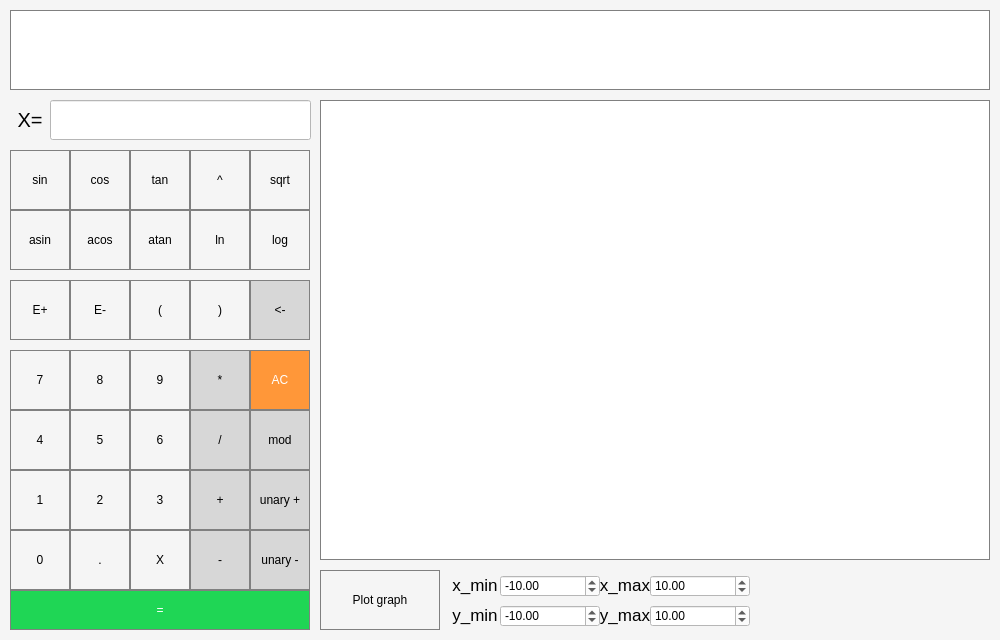
<?xml version="1.0" encoding="UTF-8"?>
<ui version="4.0">
 <class>scn::View</class>
 <widget class="QMainWindow" name="scn::View">
  <property name="geometry">
   <rect>
    <x>0</x>
    <y>0</y>
    <width>1000</width>
    <height>640</height>
   </rect>
  </property>
  <property name="windowTitle">
   <string>Scientific calculator V1.0</string>
  </property>
  <property name="styleSheet">
   <string notr="true">   background-color: rgb(245, 245, 245);
</string>
  </property>
  <widget class="QWidget" name="centralwidget">
   <property name="enabled">
    <bool>true</bool>
   </property>
   <widget class="QPushButton" name="pushButton_3">
    <property name="geometry">
     <rect>
      <x>130</x>
      <y>470</y>
      <width>60</width>
      <height>60</height>
     </rect>
    </property>
    <property name="styleSheet">
     <string notr="true">QPushButton {
   background-color: rgb(245, 245, 245);
   border: 1px solid gray;
}
QPushButton:pressed {
    background-color: qlineargradient(x1: 0, y1: 0, x2: 0, y2: 1,
                                      stop: 0 #dadbde, stop: 1 #f6f7fa);
}</string>
    </property>
    <property name="text">
     <string>3</string>
    </property>
   </widget>
   <widget class="QLabel" name="y_max_label">
    <property name="geometry">
     <rect>
      <x>600</x>
      <y>605</y>
      <width>50</width>
      <height>20</height>
     </rect>
    </property>
    <property name="font">
     <font>
      <pointsize>13</pointsize>
     </font>
    </property>
    <property name="text">
     <string>y_max</string>
    </property>
    <property name="scaledContents">
     <bool>false</bool>
    </property>
    <property name="alignment">
     <set>Qt::AlignCenter</set>
    </property>
   </widget>
   <widget class="QCustomPlot" name="graph" native="true">
    <property name="geometry">
     <rect>
      <x>320</x>
      <y>100</y>
      <width>670</width>
      <height>460</height>
     </rect>
    </property>
    <property name="styleSheet">
     <string notr="true">border: 1px solid grey;
background-color: rgb(255, 255, 255);</string>
    </property>
   </widget>
   <widget class="QPushButton" name="pushButton_dot">
    <property name="geometry">
     <rect>
      <x>70</x>
      <y>530</y>
      <width>60</width>
      <height>60</height>
     </rect>
    </property>
    <property name="styleSheet">
     <string notr="true">QPushButton {
   background-color: rgb(245, 245, 245);
   border: 1px solid gray;
}
QPushButton:pressed {
    background-color: qlineargradient(x1: 0, y1: 0, x2: 0, y2: 1,
                                      stop: 0 #dadbde, stop: 1 #f6f7fa);
}</string>
    </property>
    <property name="text">
     <string>.</string>
    </property>
   </widget>
   <widget class="QPushButton" name="pushButton_0">
    <property name="geometry">
     <rect>
      <x>10</x>
      <y>530</y>
      <width>60</width>
      <height>60</height>
     </rect>
    </property>
    <property name="styleSheet">
     <string notr="true">QPushButton {
   background-color: rgb(245, 245, 245);
   border: 1px solid gray;
}
QPushButton:pressed {
    background-color: qlineargradient(x1: 0, y1: 0, x2: 0, y2: 1,
                                      stop: 0 #dadbde, stop: 1 #f6f7fa);
}</string>
    </property>
    <property name="text">
     <string>0</string>
    </property>
   </widget>
   <widget class="QLineEdit" name="x_value">
    <property name="geometry">
     <rect>
      <x>50</x>
      <y>100</y>
      <width>261</width>
      <height>40</height>
     </rect>
    </property>
    <property name="styleSheet">
     <string notr="true">   background-color: rgb(255, 255, 255);
</string>
    </property>
    <property name="text">
     <string/>
    </property>
   </widget>
   <widget class="QPushButton" name="pushButton_ac">
    <property name="geometry">
     <rect>
      <x>250</x>
      <y>350</y>
      <width>60</width>
      <height>60</height>
     </rect>
    </property>
    <property name="styleSheet">
     <string notr="true">QPushButton {
  background-color: rgb(255, 151, 57);
  color: white; 
  border: 1px solid gray;
}

QPushButton:pressed {
    background-color: qlineargradient(x1: 0, y1: 0, x2: 0, y2: 1,
                                      stop: 0 #FF7832, stop: 1 #FF9739);
}</string>
    </property>
    <property name="text">
     <string>AC</string>
    </property>
   </widget>
   <widget class="QPushButton" name="pushButton_sqrt">
    <property name="geometry">
     <rect>
      <x>250</x>
      <y>150</y>
      <width>60</width>
      <height>60</height>
     </rect>
    </property>
    <property name="styleSheet">
     <string notr="true">QPushButton {
   background-color: rgb(245, 245, 245);
   border: 1px solid gray;
}
QPushButton:pressed {
    background-color: qlineargradient(x1: 0, y1: 0, x2: 0, y2: 1,
                                      stop: 0 #dadbde, stop: 1 #f6f7fa);
}</string>
    </property>
    <property name="text">
     <string>sqrt</string>
    </property>
   </widget>
   <widget class="QPushButton" name="pushButton_minus">
    <property name="geometry">
     <rect>
      <x>190</x>
      <y>530</y>
      <width>60</width>
      <height>60</height>
     </rect>
    </property>
    <property name="styleSheet">
     <string notr="true">QPushButton {
  background-color: rgb(215, 215, 215);
  border: 1px solid gray;
}
QPushButton:pressed {
    background-color: qlineargradient(x1: 0, y1: 0, x2: 0, y2: 1,
                                      stop: 0 #BEBEBE, stop: 1 #D7D7D7);
}</string>
    </property>
    <property name="text">
     <string>-</string>
    </property>
   </widget>
   <widget class="QPushButton" name="pushButton_atan">
    <property name="geometry">
     <rect>
      <x>130</x>
      <y>210</y>
      <width>60</width>
      <height>60</height>
     </rect>
    </property>
    <property name="styleSheet">
     <string notr="true">QPushButton {
   background-color: rgb(245, 245, 245);
   border: 1px solid gray;
}
QPushButton:pressed {
    background-color: qlineargradient(x1: 0, y1: 0, x2: 0, y2: 1,
                                      stop: 0 #dadbde, stop: 1 #f6f7fa);
}</string>
    </property>
    <property name="text">
     <string>atan</string>
    </property>
   </widget>
   <widget class="QPushButton" name="pushButton_e_plus">
    <property name="geometry">
     <rect>
      <x>10</x>
      <y>280</y>
      <width>60</width>
      <height>60</height>
     </rect>
    </property>
    <property name="styleSheet">
     <string notr="true">QPushButton {
   background-color: rgb(245, 245, 245);
   border: 1px solid gray;
}
QPushButton:pressed {
    background-color: qlineargradient(x1: 0, y1: 0, x2: 0, y2: 1,
                                      stop: 0 #dadbde, stop: 1 #f6f7fa);
}</string>
    </property>
    <property name="text">
     <string>E+</string>
    </property>
   </widget>
   <widget class="QPushButton" name="pushButton_div">
    <property name="geometry">
     <rect>
      <x>190</x>
      <y>410</y>
      <width>60</width>
      <height>60</height>
     </rect>
    </property>
    <property name="styleSheet">
     <string notr="true">QPushButton {
  background-color: rgb(215, 215, 215);
  border: 1px solid gray;
}
QPushButton:pressed {
    background-color: qlineargradient(x1: 0, y1: 0, x2: 0, y2: 1,
                                      stop: 0 #BEBEBE, stop: 1 #D7D7D7);
}</string>
    </property>
    <property name="text">
     <string>/</string>
    </property>
   </widget>
   <widget class="QPushButton" name="pushButton_plus">
    <property name="geometry">
     <rect>
      <x>190</x>
      <y>470</y>
      <width>60</width>
      <height>60</height>
     </rect>
    </property>
    <property name="styleSheet">
     <string notr="true">QPushButton {
  background-color: rgb(215, 215, 215);
  border: 1px solid gray;
}
QPushButton:pressed {
    background-color: qlineargradient(x1: 0, y1: 0, x2: 0, y2: 1,
                                      stop: 0 #BEBEBE, stop: 1 #D7D7D7);
}</string>
    </property>
    <property name="text">
     <string>+</string>
    </property>
   </widget>
   <widget class="QPushButton" name="pushButton_8">
    <property name="geometry">
     <rect>
      <x>70</x>
      <y>350</y>
      <width>60</width>
      <height>60</height>
     </rect>
    </property>
    <property name="styleSheet">
     <string notr="true">QPushButton {
   background-color: rgb(245, 245, 245);
   border: 1px solid gray;
}
QPushButton:pressed {
    background-color: qlineargradient(x1: 0, y1: 0, x2: 0, y2: 1,
                                      stop: 0 #dadbde, stop: 1 #f6f7fa);
}</string>
    </property>
    <property name="text">
     <string>8</string>
    </property>
   </widget>
   <widget class="QPushButton" name="pushButton_e_minus">
    <property name="geometry">
     <rect>
      <x>70</x>
      <y>280</y>
      <width>60</width>
      <height>60</height>
     </rect>
    </property>
    <property name="styleSheet">
     <string notr="true">QPushButton {
   background-color: rgb(245, 245, 245);
   border: 1px solid gray;
}
QPushButton:pressed {
    background-color: qlineargradient(x1: 0, y1: 0, x2: 0, y2: 1,
                                      stop: 0 #dadbde, stop: 1 #f6f7fa);
}</string>
    </property>
    <property name="text">
     <string>E-</string>
    </property>
   </widget>
   <widget class="QPushButton" name="pushButton_sin">
    <property name="geometry">
     <rect>
      <x>10</x>
      <y>150</y>
      <width>60</width>
      <height>60</height>
     </rect>
    </property>
    <property name="styleSheet">
     <string notr="true">QPushButton {
   background-color: rgb(245, 245, 245);
   border: 1px solid gray;
}
QPushButton:pressed {
    background-color: qlineargradient(x1: 0, y1: 0, x2: 0, y2: 1,
                                      stop: 0 #dadbde, stop: 1 #f6f7fa);
}</string>
    </property>
    <property name="text">
     <string>sin</string>
    </property>
   </widget>
   <widget class="QPushButton" name="pushButton_acos">
    <property name="geometry">
     <rect>
      <x>70</x>
      <y>210</y>
      <width>60</width>
      <height>60</height>
     </rect>
    </property>
    <property name="styleSheet">
     <string notr="true">QPushButton {
   background-color: rgb(245, 245, 245);
   border: 1px solid gray;
}
QPushButton:pressed {
    background-color: qlineargradient(x1: 0, y1: 0, x2: 0, y2: 1,
                                      stop: 0 #dadbde, stop: 1 #f6f7fa);
}</string>
    </property>
    <property name="text">
     <string>acos</string>
    </property>
   </widget>
   <widget class="QPushButton" name="pushButton_tan">
    <property name="geometry">
     <rect>
      <x>130</x>
      <y>150</y>
      <width>60</width>
      <height>60</height>
     </rect>
    </property>
    <property name="styleSheet">
     <string notr="true">QPushButton {
   background-color: rgb(245, 245, 245);
   border: 1px solid gray;
}
QPushButton:pressed {
    background-color: qlineargradient(x1: 0, y1: 0, x2: 0, y2: 1,
                                      stop: 0 #dadbde, stop: 1 #f6f7fa);
}</string>
    </property>
    <property name="text">
     <string>tan</string>
    </property>
   </widget>
   <widget class="QPushButton" name="pushButton_asin">
    <property name="geometry">
     <rect>
      <x>10</x>
      <y>210</y>
      <width>60</width>
      <height>60</height>
     </rect>
    </property>
    <property name="styleSheet">
     <string notr="true">QPushButton {
   background-color: rgb(245, 245, 245);
   border: 1px solid gray;
}
QPushButton:pressed {
    background-color: qlineargradient(x1: 0, y1: 0, x2: 0, y2: 1,
                                      stop: 0 #dadbde, stop: 1 #f6f7fa);
}</string>
    </property>
    <property name="text">
     <string>asin</string>
    </property>
   </widget>
   <widget class="QPushButton" name="pushButton_equal">
    <property name="geometry">
     <rect>
      <x>10</x>
      <y>590</y>
      <width>300</width>
      <height>40</height>
     </rect>
    </property>
    <property name="styleSheet">
     <string notr="true">QPushButton {
  background-color: #1fd655;
  color: white; 
  border: 1px solid gray;
}

QPushButton:pressed {
    background-color: qlineargradient(x1: 0, y1: 0, x2: 0, y2: 1,
                                      stop: 0 #00ab41, stop: 1 #00c04b);
}</string>
    </property>
    <property name="text">
     <string>=</string>
    </property>
   </widget>
   <widget class="QPushButton" name="pushButton_6">
    <property name="geometry">
     <rect>
      <x>130</x>
      <y>410</y>
      <width>60</width>
      <height>60</height>
     </rect>
    </property>
    <property name="styleSheet">
     <string notr="true">QPushButton {
   background-color: rgb(245, 245, 245);
   border: 1px solid gray;
}
QPushButton:pressed {
    background-color: qlineargradient(x1: 0, y1: 0, x2: 0, y2: 1,
                                      stop: 0 #dadbde, stop: 1 #f6f7fa);
}</string>
    </property>
    <property name="text">
     <string>6</string>
    </property>
   </widget>
   <widget class="QPushButton" name="pushButton_open_bracket">
    <property name="geometry">
     <rect>
      <x>130</x>
      <y>280</y>
      <width>60</width>
      <height>60</height>
     </rect>
    </property>
    <property name="styleSheet">
     <string notr="true">QPushButton {
   background-color: rgb(245, 245, 245);
   border: 1px solid gray;
}
QPushButton:pressed {
    background-color: qlineargradient(x1: 0, y1: 0, x2: 0, y2: 1,
                                      stop: 0 #dadbde, stop: 1 #f6f7fa);
}</string>
    </property>
    <property name="text">
     <string>(</string>
    </property>
   </widget>
   <widget class="QPushButton" name="pushButton_u_plus">
    <property name="geometry">
     <rect>
      <x>250</x>
      <y>470</y>
      <width>60</width>
      <height>60</height>
     </rect>
    </property>
    <property name="styleSheet">
     <string notr="true">QPushButton {
   background-color: rgb(215, 215, 215);
   border: 1px solid gray;
}
QPushButton:pressed {
    background-color: qlineargradient(x1: 0, y1: 0, x2: 0, y2: 1,
                                      stop: 0 #dadbde, stop: 1 #f6f7fa);
}</string>
    </property>
    <property name="text">
     <string>unary +</string>
    </property>
   </widget>
   <widget class="QLabel" name="result_label">
    <property name="geometry">
     <rect>
      <x>10</x>
      <y>50</y>
      <width>980</width>
      <height>40</height>
     </rect>
    </property>
    <property name="autoFillBackground">
     <bool>false</bool>
    </property>
    <property name="styleSheet">
     <string notr="true">border-top: 0px solid grey; 
border-bottom: 1px solid grey; 
border-left: 1px solid grey; 
border-right: 1px solid grey; 
background: white;
qproperty-alignment: 'AlignVCenter | AlignRight';
</string>
    </property>
    <property name="frameShape">
     <enum>QFrame::Box</enum>
    </property>
    <property name="frameShadow">
     <enum>QFrame::Plain</enum>
    </property>
    <property name="text">
     <string/>
    </property>
   </widget>
   <widget class="QPushButton" name="pushButton_log">
    <property name="geometry">
     <rect>
      <x>250</x>
      <y>210</y>
      <width>60</width>
      <height>60</height>
     </rect>
    </property>
    <property name="styleSheet">
     <string notr="true">QPushButton {
   background-color: rgb(245, 245, 245);
   border: 1px solid gray;
}
QPushButton:pressed {
    background-color: qlineargradient(x1: 0, y1: 0, x2: 0, y2: 1,
                                      stop: 0 #dadbde, stop: 1 #f6f7fa);
}</string>
    </property>
    <property name="text">
     <string>log</string>
    </property>
   </widget>
   <widget class="QLabel" name="x_equal">
    <property name="geometry">
     <rect>
      <x>10</x>
      <y>100</y>
      <width>40</width>
      <height>40</height>
     </rect>
    </property>
    <property name="font">
     <font>
      <pointsize>15</pointsize>
     </font>
    </property>
    <property name="text">
     <string>X=</string>
    </property>
    <property name="scaledContents">
     <bool>false</bool>
    </property>
    <property name="alignment">
     <set>Qt::AlignCenter</set>
    </property>
   </widget>
   <widget class="QDoubleSpinBox" name="y_min">
    <property name="geometry">
     <rect>
      <x>500</x>
      <y>605</y>
      <width>100</width>
      <height>22</height>
     </rect>
    </property>
    <property name="styleSheet">
     <string notr="true">background: white;</string>
    </property>
    <property name="minimum">
     <double>-1000000.000000000000000</double>
    </property>
    <property name="maximum">
     <double>1000000.000000000000000</double>
    </property>
    <property name="value">
     <double>-10.000000000000000</double>
    </property>
   </widget>
   <widget class="QPushButton" name="pushButton_5">
    <property name="geometry">
     <rect>
      <x>70</x>
      <y>410</y>
      <width>60</width>
      <height>60</height>
     </rect>
    </property>
    <property name="styleSheet">
     <string notr="true">QPushButton {
   background-color: rgb(245, 245, 245);
   border: 1px solid gray;
}
QPushButton:pressed {
    background-color: qlineargradient(x1: 0, y1: 0, x2: 0, y2: 1,
                                      stop: 0 #dadbde, stop: 1 #f6f7fa);
}</string>
    </property>
    <property name="text">
     <string>5</string>
    </property>
   </widget>
   <widget class="QDoubleSpinBox" name="y_max">
    <property name="geometry">
     <rect>
      <x>650</x>
      <y>605</y>
      <width>100</width>
      <height>22</height>
     </rect>
    </property>
    <property name="styleSheet">
     <string notr="true">background: white;</string>
    </property>
    <property name="minimum">
     <double>-1000000.000000000000000</double>
    </property>
    <property name="maximum">
     <double>1000000.000000000000000</double>
    </property>
    <property name="value">
     <double>10.000000000000000</double>
    </property>
   </widget>
   <widget class="QPushButton" name="pushButton_cos">
    <property name="geometry">
     <rect>
      <x>70</x>
      <y>150</y>
      <width>60</width>
      <height>60</height>
     </rect>
    </property>
    <property name="styleSheet">
     <string notr="true">QPushButton {
   background-color: rgb(245, 245, 245);
   border: 1px solid gray;
}
QPushButton:pressed {
    background-color: qlineargradient(x1: 0, y1: 0, x2: 0, y2: 1,
                                      stop: 0 #dadbde, stop: 1 #f6f7fa);
}</string>
    </property>
    <property name="text">
     <string>cos</string>
    </property>
   </widget>
   <widget class="QPushButton" name="pushButton_7">
    <property name="geometry">
     <rect>
      <x>10</x>
      <y>350</y>
      <width>60</width>
      <height>60</height>
     </rect>
    </property>
    <property name="styleSheet">
     <string notr="true">QPushButton {
   background-color: rgb(245, 245, 245);
   border: 1px solid gray;
}
QPushButton:pressed {
    background-color: qlineargradient(x1: 0, y1: 0, x2: 0, y2: 1,
                                      stop: 0 #dadbde, stop: 1 #f6f7fa);
}</string>
    </property>
    <property name="text">
     <string>7</string>
    </property>
   </widget>
   <widget class="QLabel" name="y_mix_label">
    <property name="geometry">
     <rect>
      <x>450</x>
      <y>605</y>
      <width>50</width>
      <height>20</height>
     </rect>
    </property>
    <property name="font">
     <font>
      <pointsize>13</pointsize>
     </font>
    </property>
    <property name="text">
     <string>y_min</string>
    </property>
    <property name="scaledContents">
     <bool>false</bool>
    </property>
    <property name="alignment">
     <set>Qt::AlignCenter</set>
    </property>
   </widget>
   <widget class="QPushButton" name="pushButton_2">
    <property name="geometry">
     <rect>
      <x>70</x>
      <y>470</y>
      <width>60</width>
      <height>60</height>
     </rect>
    </property>
    <property name="styleSheet">
     <string notr="true">QPushButton {
   background-color: rgb(245, 245, 245);
   border: 1px solid gray;
}
QPushButton:pressed {
    background-color: qlineargradient(x1: 0, y1: 0, x2: 0, y2: 1,
                                      stop: 0 #dadbde, stop: 1 #f6f7fa);
}</string>
    </property>
    <property name="text">
     <string>2</string>
    </property>
   </widget>
   <widget class="QPushButton" name="pushButton_ln">
    <property name="geometry">
     <rect>
      <x>190</x>
      <y>210</y>
      <width>60</width>
      <height>60</height>
     </rect>
    </property>
    <property name="styleSheet">
     <string notr="true">QPushButton {
   background-color: rgb(245, 245, 245);
   border: 1px solid gray;
}
QPushButton:pressed {
    background-color: qlineargradient(x1: 0, y1: 0, x2: 0, y2: 1,
                                      stop: 0 #dadbde, stop: 1 #f6f7fa);
}</string>
    </property>
    <property name="text">
     <string>ln</string>
    </property>
   </widget>
   <widget class="QPushButton" name="pushButton_graph">
    <property name="geometry">
     <rect>
      <x>320</x>
      <y>570</y>
      <width>120</width>
      <height>60</height>
     </rect>
    </property>
    <property name="styleSheet">
     <string notr="true">QPushButton {
   background-color: rgb(245, 245, 245);
   border: 1px solid gray;
}
QPushButton:pressed {
    background-color: qlineargradient(x1: 0, y1: 0, x2: 0, y2: 1,
                                      stop: 0 #dadbde, stop: 1 #f6f7fa);
}</string>
    </property>
    <property name="text">
     <string>Plot graph</string>
    </property>
   </widget>
   <widget class="QLabel" name="x_max_label">
    <property name="geometry">
     <rect>
      <x>600</x>
      <y>575</y>
      <width>50</width>
      <height>20</height>
     </rect>
    </property>
    <property name="font">
     <font>
      <pointsize>13</pointsize>
     </font>
    </property>
    <property name="text">
     <string>x_max</string>
    </property>
    <property name="scaledContents">
     <bool>false</bool>
    </property>
    <property name="alignment">
     <set>Qt::AlignCenter</set>
    </property>
   </widget>
   <widget class="QPushButton" name="pushButton_9">
    <property name="geometry">
     <rect>
      <x>130</x>
      <y>350</y>
      <width>60</width>
      <height>60</height>
     </rect>
    </property>
    <property name="styleSheet">
     <string notr="true">QPushButton {
   background-color: rgb(245, 245, 245);
   border: 1px solid gray;
}
QPushButton:pressed {
    background-color: qlineargradient(x1: 0, y1: 0, x2: 0, y2: 1,
                                      stop: 0 #dadbde, stop: 1 #f6f7fa);
}</string>
    </property>
    <property name="text">
     <string>9</string>
    </property>
   </widget>
   <widget class="QDoubleSpinBox" name="x_min">
    <property name="geometry">
     <rect>
      <x>500</x>
      <y>575</y>
      <width>100</width>
      <height>22</height>
     </rect>
    </property>
    <property name="styleSheet">
     <string notr="true">background: white;</string>
    </property>
    <property name="minimum">
     <double>-1000000.000000000000000</double>
    </property>
    <property name="maximum">
     <double>1000000.000000000000000</double>
    </property>
    <property name="value">
     <double>-10.000000000000000</double>
    </property>
   </widget>
   <widget class="QPushButton" name="pushButton_1">
    <property name="geometry">
     <rect>
      <x>10</x>
      <y>470</y>
      <width>60</width>
      <height>60</height>
     </rect>
    </property>
    <property name="styleSheet">
     <string notr="true">QPushButton {
   background-color: rgb(245, 245, 245);
   border: 1px solid gray;
}
QPushButton:pressed {
    background-color: qlineargradient(x1: 0, y1: 0, x2: 0, y2: 1,
                                      stop: 0 #dadbde, stop: 1 #f6f7fa);
}</string>
    </property>
    <property name="text">
     <string>1</string>
    </property>
   </widget>
   <widget class="QPushButton" name="pushButton_close_bracket">
    <property name="geometry">
     <rect>
      <x>190</x>
      <y>280</y>
      <width>60</width>
      <height>60</height>
     </rect>
    </property>
    <property name="styleSheet">
     <string notr="true">QPushButton {
   background-color: rgb(245, 245, 245);
   border: 1px solid gray;
}
QPushButton:pressed {
    background-color: qlineargradient(x1: 0, y1: 0, x2: 0, y2: 1,
                                      stop: 0 #dadbde, stop: 1 #f6f7fa);
}</string>
    </property>
    <property name="text">
     <string>)</string>
    </property>
   </widget>
   <widget class="QPushButton" name="pushButton_u_minus">
    <property name="geometry">
     <rect>
      <x>250</x>
      <y>530</y>
      <width>60</width>
      <height>60</height>
     </rect>
    </property>
    <property name="styleSheet">
     <string notr="true">QPushButton {
   background-color: rgb(215, 215, 215);
   border: 1px solid gray;
}
QPushButton:pressed {
    background-color: qlineargradient(x1: 0, y1: 0, x2: 0, y2: 1,
                                      stop: 0 #dadbde, stop: 1 #f6f7fa);
}</string>
    </property>
    <property name="text">
     <string>unary -</string>
    </property>
   </widget>
   <widget class="QPushButton" name="pushButton_mult">
    <property name="geometry">
     <rect>
      <x>190</x>
      <y>350</y>
      <width>60</width>
      <height>60</height>
     </rect>
    </property>
    <property name="styleSheet">
     <string notr="true">QPushButton {
  background-color: rgb(215, 215, 215);
  border: 1px solid gray;
}
QPushButton:pressed {
    background-color: qlineargradient(x1: 0, y1: 0, x2: 0, y2: 1,
                                      stop: 0 #BEBEBE, stop: 1 #D7D7D7);
}</string>
    </property>
    <property name="text">
     <string>*</string>
    </property>
   </widget>
   <widget class="QPushButton" name="pushButton_backspace">
    <property name="geometry">
     <rect>
      <x>250</x>
      <y>280</y>
      <width>60</width>
      <height>60</height>
     </rect>
    </property>
    <property name="styleSheet">
     <string notr="true">QPushButton {
   background-color: rgb(215, 215, 215);
   border: 1px solid gray;
}
QPushButton:pressed {
    background-color: qlineargradient(x1: 0, y1: 0, x2: 0, y2: 1,
                                      stop: 0 #dadbde, stop: 1 #f6f7fa);
}</string>
    </property>
    <property name="text">
     <string>&lt;-</string>
    </property>
   </widget>
   <widget class="QPushButton" name="pushButton_symbol_x">
    <property name="geometry">
     <rect>
      <x>130</x>
      <y>530</y>
      <width>60</width>
      <height>60</height>
     </rect>
    </property>
    <property name="styleSheet">
     <string notr="true">QPushButton {
   background-color: rgb(245, 245, 245);
   border: 1px solid gray;
}
QPushButton:pressed {
    background-color: qlineargradient(x1: 0, y1: 0, x2: 0, y2: 1,
                                      stop: 0 #dadbde, stop: 1 #f6f7fa);
}</string>
    </property>
    <property name="text">
     <string>X</string>
    </property>
   </widget>
   <widget class="QPushButton" name="pushButton_pow">
    <property name="geometry">
     <rect>
      <x>190</x>
      <y>150</y>
      <width>60</width>
      <height>60</height>
     </rect>
    </property>
    <property name="styleSheet">
     <string notr="true">QPushButton {
   background-color: rgb(245, 245, 245);
   border: 1px solid gray;
}
QPushButton:pressed {
    background-color: qlineargradient(x1: 0, y1: 0, x2: 0, y2: 1,
                                      stop: 0 #dadbde, stop: 1 #f6f7fa);
}</string>
    </property>
    <property name="text">
     <string>^</string>
    </property>
   </widget>
   <widget class="QDoubleSpinBox" name="x_max">
    <property name="geometry">
     <rect>
      <x>650</x>
      <y>575</y>
      <width>100</width>
      <height>22</height>
     </rect>
    </property>
    <property name="styleSheet">
     <string notr="true">background: white;</string>
    </property>
    <property name="minimum">
     <double>-1000000.000000000000000</double>
    </property>
    <property name="maximum">
     <double>1000000.000000000000000</double>
    </property>
    <property name="value">
     <double>10.000000000000000</double>
    </property>
   </widget>
   <widget class="QLabel" name="x_mix_label">
    <property name="geometry">
     <rect>
      <x>450</x>
      <y>575</y>
      <width>50</width>
      <height>20</height>
     </rect>
    </property>
    <property name="font">
     <font>
      <pointsize>13</pointsize>
     </font>
    </property>
    <property name="text">
     <string>x_min</string>
    </property>
    <property name="scaledContents">
     <bool>false</bool>
    </property>
    <property name="alignment">
     <set>Qt::AlignCenter</set>
    </property>
   </widget>
   <widget class="QPushButton" name="pushButton_mod">
    <property name="geometry">
     <rect>
      <x>250</x>
      <y>410</y>
      <width>60</width>
      <height>60</height>
     </rect>
    </property>
    <property name="styleSheet">
     <string notr="true">QPushButton {
  background-color: rgb(215, 215, 215);
  border: 1px solid gray;
}
QPushButton:pressed {
    background-color: qlineargradient(x1: 0, y1: 0, x2: 0, y2: 1,
                                      stop: 0 #BEBEBE, stop: 1 #D7D7D7);
}</string>
    </property>
    <property name="text">
     <string>mod</string>
    </property>
   </widget>
   <widget class="QPushButton" name="pushButton_4">
    <property name="geometry">
     <rect>
      <x>10</x>
      <y>410</y>
      <width>60</width>
      <height>60</height>
     </rect>
    </property>
    <property name="styleSheet">
     <string notr="true">QPushButton {
   background-color: rgb(245, 245, 245);
   border: 1px solid gray;
}
QPushButton:pressed {
    background-color: qlineargradient(x1: 0, y1: 0, x2: 0, y2: 1,
                                      stop: 0 #dadbde, stop: 1 #f6f7fa);
}</string>
    </property>
    <property name="text">
     <string>4</string>
    </property>
   </widget>
   <widget class="QLabel" name="expres_label">
    <property name="geometry">
     <rect>
      <x>10</x>
      <y>10</y>
      <width>980</width>
      <height>40</height>
     </rect>
    </property>
    <property name="autoFillBackground">
     <bool>false</bool>
    </property>
    <property name="styleSheet">
     <string notr="true">border-top: 1px solid grey; 
border-left: 1px solid grey; 
border-right: 1px solid grey; 
background: white;
qproperty-alignment: 'AlignVCenter | AlignRight';
</string>
    </property>
    <property name="frameShape">
     <enum>QFrame::Box</enum>
    </property>
    <property name="frameShadow">
     <enum>QFrame::Plain</enum>
    </property>
    <property name="text">
     <string/>
    </property>
   </widget>
  </widget>
 </widget>
 <customwidgets>
  <customwidget>
   <class>QCustomPlot</class>
   <extends>QWidget</extends>
   <header>../../src/view/qcustomplot.h</header>
   <container>1</container>
  </customwidget>
 </customwidgets>
 <resources/>
 <connections/>
</ui>
